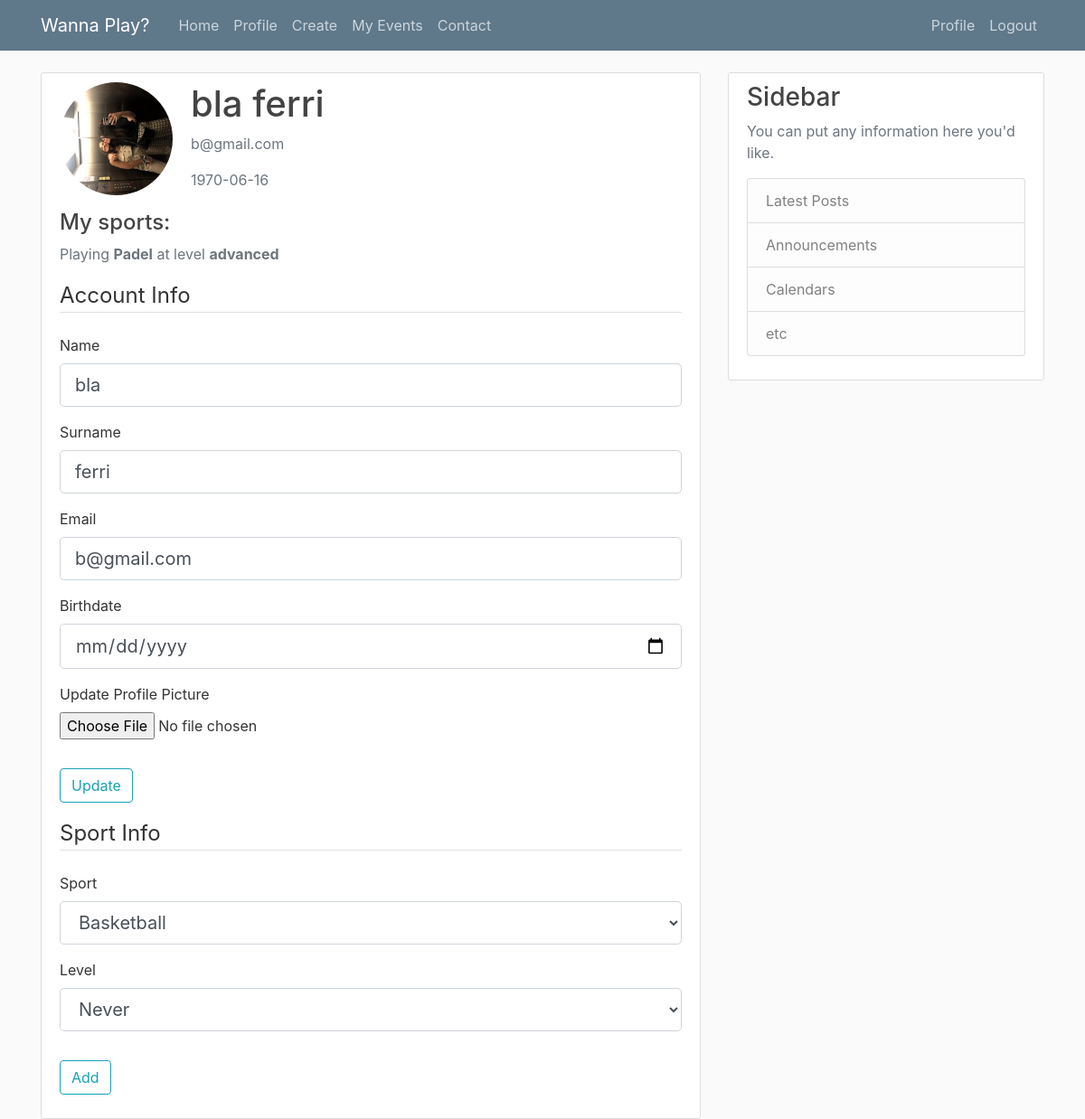
The page /profile (signed in) on the database its author committed.
### flaskblog/models.py (models this page shows, shortened)
class User(db.Model, UserMixin):
    __tablename__='user'
    id=db.Column(db.Integer, primary_key=True)
    name = db.Column(db.String(60), nullable=False)
    surname = db.Column(db.String(60), nullable=False)
    birthdate= db.Column(db.Date, nullable=False)
    email=db.Column(db.String(120), unique=True, nullable=False)
    password=db.Column(db.String(60), nullable=False)
    image_file=db.Column(db.String(20), nullable=False, default='default.jpg')
    events=db.relationship('Event', backref='creator', lazy=True)
    sport_played_2 = db.relationship('SportPlayed', foreign_keys=[SportPlayed.u_id], backref='played', lazy=True)
    participant = db.relationship('Participant', foreign_keys=[Participant.u_id], backref='joined', lazy=True)

class SportPlayed(db.Model):
    __tablename__= 'SportPlayed'
    u_id=db.Column(db.Integer, db.ForeignKey('user.id'), primary_key=True)
    s_id = db.Column(db.Integer, db.ForeignKey('sport.id'), primary_key=True)
    level=db.Column(db.String(60))

class Sport(db.Model):
    __tablename__ = 'sport'
    id=db.Column(db.Integer, primary_key=True)
    name = db.Column(db.String(60), nullable=False)
    sport_played = db.relationship('SportPlayed', foreign_keys=[SportPlayed.s_id], backref='sport', lazy=True)
    events_4 = db.relationship('Event', backref='sportevent', lazy=True)

### flaskblog/users/routes.py (the view, shortened to what this page needs)
@users.route("/profile", methods=['GET', 'POST'])
@login_required
def profile():
    form = UpdateProfileForm()
    if form.validate_on_submit():
        if form.picture.data:
            picture_file = save_picture(form.picture.data)
            current_user.image_file = picture_file
        current_user.name = form.name.data
        current_user.surname = form.surname.data
        current_user.email = form.email.data
        current_user.birthdate = form.birthdate.data
        db.session.commit()
        flash('Your account has been updated!', 'success')
        return redirect(url_for('users.profile'))
    elif request.method == 'GET':
        form.name.data = current_user.name
        form.surname.data = current_user.surname
        form.email.data = current_user.email
        form.birthdate.data = current_user.birthdate
    image_file = url_for('static', filename='profile_pics/' + current_user.image_file)
    form2 = AddSport()
    available_sports = []
    for x in Sport.query.all():
        s = (str(x.name), str(x.name).capitalize())
        available_sports.append(s)
    form2.sport1.choices = available_sports
    sportp = SportPlayed.query.filter_by(u_id = current_user.id).all()
    return render_template('profile.html', title='Profile',
                           image_file=image_file, form=form, sportp=sportp, form2=form2)

### flaskblog/users/forms.py
class UpdateProfileForm(FlaskForm):
    name = StringField('Name', validators=[DataRequired(), Length(min=2, max=30)])#, Regexp('^[A-Za-z]*$','Name must have only letters')])
    surname = StringField('Surname', validators=[DataRequired(), Length(min=2, max=30)])  # , Regexp('^[A-Za-z]*$','Surname must have only letters')])
    birthdate = DateField('Birthdate', format='%d-%m-%Y', validators=[DataRequired("Incorrect data format, should be DD-MM-YYYY")])
    email = StringField('Email', validators=[DataRequired(), Email()])
    picture = FileField('Update Profile Picture', validators=[FileAllowed(['jpg', 'png'])])
    submit = SubmitField('Update')

class AddSport(FlaskForm):
    sport1 = SelectField('Sport', [DataRequired()], choices=[])
    level1 = SelectField('Level', [DataRequired()],
                        choices=[('never', 'Never'), ('beginner', 'Beginner'), ('intermediate', 'Intermediate'),
                                 ('advanced', 'Advanced')])
    add = SubmitField('Add')

### flaskblog/models.py (called while the page is built)
@login_manager.user_loader
def load_user(user_id):
    return User.query.get(int(user_id))

### flaskblog/templates/profile.html (shortened to what this page needs)
{% extends "layout.html" %}
{% block content %}
    <div class="content-section">
      <div class="media">
        <img class="rounded-circle account-img" src="{{ image_file }}">
        <div class="media-body">
          <h2 class="account-heading">{{ current_user.name }} {{ current_user.surname }} </h2>
          <p class="text-secondary">{{ current_user.email }}</p>
            <p class="text-secondary">{{ current_user.birthdate }}</p>
        </div>
      </div>
    <h4> My sports: </h4>
    {% for sport_play1 in sportp %}
      <div class="media">
        <div class="media-body">
          <p class="text-secondary"> Playing <b>{{ sport_play1.sport.name}}</b>  at level <b>{{ sport_play1.level }}</b></p>
        </div>
      </div>
    {% endfor %}
        <form method="POST" action="" enctype="multipart/form-data">
            <fieldset class="form-group">
                <legend class="border-bottom mb-4">Account Info</legend>
                <div class="form-group">
                    {{ form.name.label(class="form-control-label") }}
                    {% if form.name.errors %}
                        {{ form.name(class="form-control form-control-lg is-invalid") }}
                        <div class="invalid-feedback">
                            {% for error in form.name.errors %}
                                <span>{{ error }}</span>
                            {% endfor %}
                        </div>
                    {% else %}
                        {{ form.name(class="form-control form-control-lg") }}
                    {% endif %}
                </div>
                <div class="form-group">
                    {{ form.surname.label(class="form-control-label") }}
                    {% if form.surname.errors %}
                        {{ form.surname(class="form-control form-control-lg is-invalid") }}
                        <div class="invalid-feedback">
                            {% for error in form.surname.errors %}
                                <span>{{ error }}</span>
                            {% endfor %}
                        </div>
                    {% else %}
                        {{ form.surname(class="form-control form-control-lg") }}
                    {% endif %}
                </div>
                <div class="form-group">
                    {{ form.email.label(class="form-control-label") }}
                    {% if form.email.errors %}
                        {{ form.email(class="form-control form-control-lg is-invalid") }}
                        <div class="invalid-feedback">
                            {% for error in form.email.errors %}
                                <span>{{ error }}</span>
                            {% endfor %}
                        </div>
                    {% else %}
                        {{ form.email(class="form-control form-control-lg") }}
                    {% endif %}
                </div>
                <div class="form-group">
                    {{ form.birthdate.label(class="form-control-label") }}
                    {% if form.birthdate.errors %}
                        {{ form.birthdate(class="form-control form-control-lg is-invalid") }}
                        <div class="invalid-feedback">
                            {% for error in form.birthdate.errors %}
                                <span>{{ error }}</span>
                            {% endfor %}
                        </div>
                    {% else %}
                        {{ form.birthdate(class="form-control form-control-lg") }}
                    {% endif %}
                </div>
                <div class="form-group">
                    {{ form.picture.label() }}
                    {{ form.picture(class="form-control-file") }}
                </div>
            </fieldset>
            <div class="form-group">
                {{ form.submit(class="btn btn-outline-info") }}
            </div>
        </form>
        <form method="POST" action="" enctype="multipart/form-data">
            <fieldset class="form-group">
                <legend class="border-bottom mb-4">Sport Info</legend>
                 <div class="form-group">
                    {{ form2.sport1.label(class="form-control-label") }}
                    {% if form2.sport1.errors %}
                        {{ form2.sport1(class="form-control form-control-lg is-invalid") }}
                        <div class="invalid-feedback">
                            {% for error in form2.sport1.errors %}
                                <span>{{ error }}</span>
                            {% endfor %}
                        </div>
                    {% else %}
                        {{ form2.sport1(class="form-control form-control-lg") }}
                    {% endif %}
                </div>
                <div class="form-group">
                    {{ form2.level1.label(class="form-control-label") }}
                    {% if form2.level1.errors %}
                        {{ form2.level1(class="form-control form-control-lg is-invalid") }}
                        <div class="invalid-feedback">
                            {% for error in form2.level1.errors %}
                                <span>{{ error }}</span>
                            {% endfor %}
                        </div>
                    {% else %}
                        {{ form2.level1(class="form-control form-control-lg") }}
                    {% endif %}
                </div>
            </fieldset>
            <div class="form-group">
                {{ form2.add(class="btn btn-outline-info") }}
            </div>
        </form>
    </div>
{% endblock content %}

### flaskblog/static/main.css (style rules this page uses)
body { background: #fafafa; color: #333333; margin-top: 5rem; }
h1, h2, h3, h4, h5, h6 { color: #444444; }
.content-section { background: #ffffff; padding: 10px 20px; border: 1px solid #dddddd; border-radius: 3px; margin-bottom: 20px; }
.account-img { height: 125px; width: 125px; margin-right: 20px; margin-bottom: 16px; }
.account-heading { font-size: 2.5rem; }

### rows shown on the page
User: name "bla", surname "ferri", email "b@gmail.com", birthdate "1970-06-16"
SportPlayed: sport.name "Padel", level "advanced"
